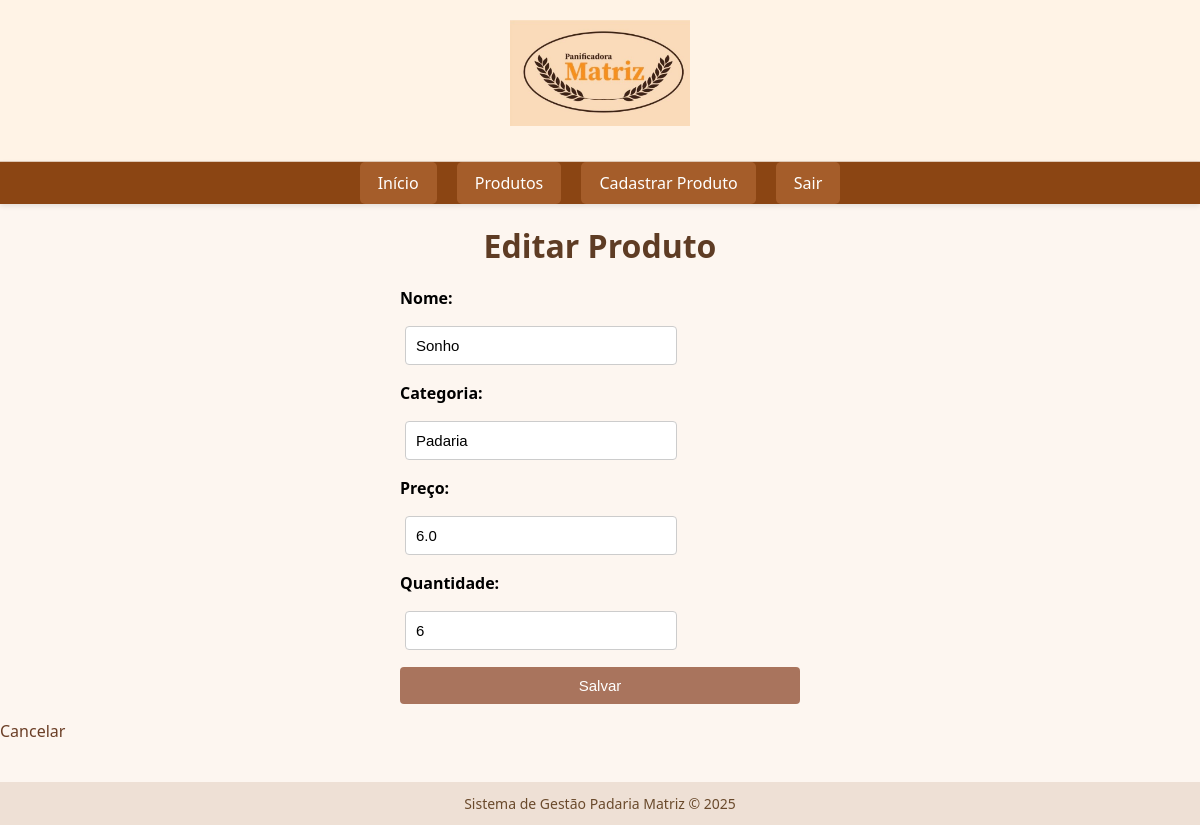
Screenshot of /editar/2 (signed in) with the database file from the repository.
### tables this page shows
CREATE TABLE produtos (
        id INTEGER PRIMARY KEY AUTOINCREMENT,
        nome TEXT NOT NULL,
        categoria TEXT,
        preco REAL,
        quantidade INTEGER
    );

### app.py (the view, shortened to what this page needs)
@app.route('/editar/<int:id>', methods=['GET', 'POST'])
def editar(id):
    if 'usuario' not in session:
        return redirect(url_for('login'))
    conn = conectar_bd()
    cursor = conn.cursor()
    cursor.execute("SELECT * FROM produtos WHERE id=?", (id,))
    produto = cursor.fetchone()
    conn.close()
    return render_template('editar.html', produto=produto)

### banco.py (called while the page is built)
def conectar_bd():
    conexao = sqlite3.connect('padaria.db')
    return conexao

### templates/editar.html (shortened to what this page needs)
{% extends 'base.html' %}
{% block content %}
<h1>Editar Produto</h1>
<form method="post" class="formulario">
    <label for="nome">Nome:</label>
    <input type="text" name="nome" value="{{ produto[1] }}" required>
    <label for="categoria">Categoria:</label>
    <input type="text" name="categoria" value="{{ produto[2] }}" required>
    <label for="preco">Preço:</label>
    <input type="number" step="0.01" name="preco" value="{{ produto[3] }}" required>
    <label for="quantidade">Quantidade:</label>
    <input type="number" name="quantidade" value="{{ produto[4] }}" required>
    <input type="submit" value="Salvar">
</form>
<p><a class="btn" href="{{ url_for('produtos') }}">Cancelar</a></p>
{% endblock %}

### static/style.css (style rules this page uses)
body { font-family: 'Segoe UI', Tahoma, Geneva, Verdana, sans-serif; background-color: #fdf6f0; margin: 0; padding: 0; }
h1 { color: #5e3c24; text-align: center; margin: 20px 0; }
form { text-align: center; margin: 30px auto; }
input[type="text"], input[type="password"], input[type="number"], select { padding: 10px; border-radius: 4px; border: 1px solid #ccc; margin: 5px; width: 250px; font-size: 15px; }
input[type="submit"] { background-color: #a9745d; color: white; padding: 10px 18px; border: none; border-radius: 4px; cursor: pointer; font-size: 15px; }
a { color: #6b3e26; text-decoration: none; }
.formulario { max-width: 400px; margin: 0 auto; display: flex; flex-direction: column; gap: 12px; }
.formulario label { font-weight: bold; text-align: left; }

### rows the page displays
produtos: nome "Sonho", categoria "Padaria", preco "6.0", quantidade "6"
